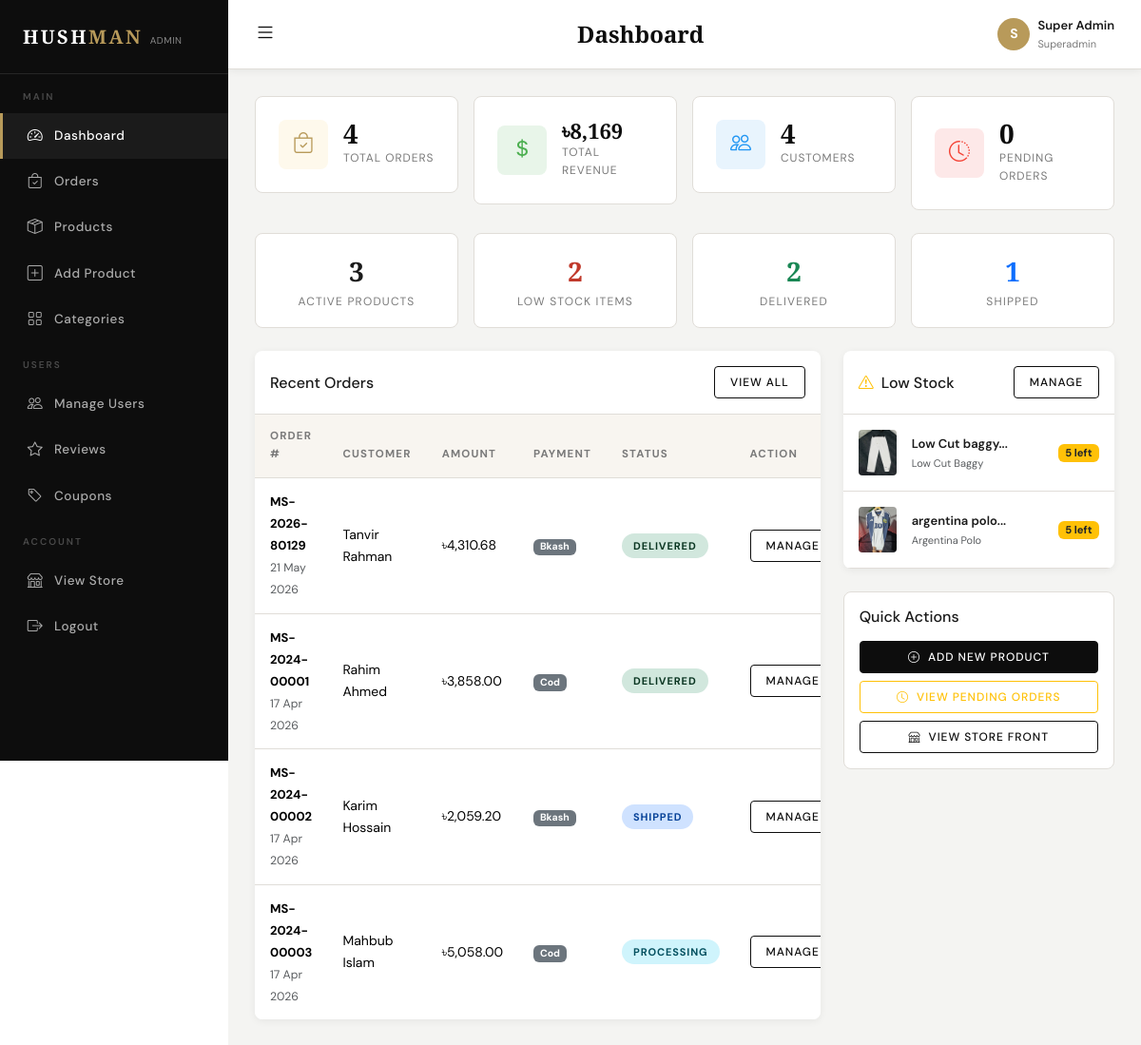
Screenshot of /admin/dashboard.php (signed in) with the database file from the repository.
### tables this page shows
CREATE TABLE `orders` (
  `id` int(11) NOT NULL,
  `user_id` int(11) NOT NULL,
  `order_number` varchar(50) NOT NULL,
  `full_name` varchar(100) NOT NULL,
  `email` varchar(150) NOT NULL,
  `phone` varchar(20) NOT NULL,
  `address` text NOT NULL,
  `city` varchar(100) NOT NULL,
  `postal_code` varchar(20) DEFAULT NULL,
  `total_amount` decimal(10,2) NOT NULL,
  `discount_amount` decimal(10,2) DEFAULT 0.00,
  `shipping_cost` decimal(10,2) DEFAULT 60.00,
  `final_amount` decimal(10,2) NOT NULL,
  `payment_method` enum('cod','bkash','nagad','card') DEFAULT 'cod',
  `payment_status` enum('pending','paid','failed') DEFAULT 'pending',
  `order_status` enum('pending','processing','shipped','delivered','cancelled') DEFAULT 'pending',
  `notes` text DEFAULT NULL,
  `coupon_code` varchar(50) DEFAULT NULL,
  `created_at` timestamp NOT NULL DEFAULT current_timestamp(),
  `updated_at` timestamp NOT NULL DEFAULT current_timestamp() ON UPDATE current_timestamp()
);

CREATE TABLE `users` (
  `id` int(11) NOT NULL,
  `name` varchar(100) NOT NULL,
  `email` varchar(150) NOT NULL,
  `password` varchar(255) NOT NULL,
  `phone` varchar(20) DEFAULT NULL,
  `address` text DEFAULT NULL,
  `city` varchar(100) DEFAULT NULL,
  `country` varchar(100) DEFAULT 'Bangladesh',
  `profile_image` varchar(255) DEFAULT 'default-user.png',
  `is_active` tinyint(1) DEFAULT 1,
  `created_at` timestamp NOT NULL DEFAULT current_timestamp(),
  `updated_at` timestamp NOT NULL DEFAULT current_timestamp() ON UPDATE current_timestamp()
);

CREATE TABLE `products` (
  `id` int(11) NOT NULL,
  `category_id` int(11) NOT NULL,
  `name` varchar(200) NOT NULL,
  `slug` varchar(200) NOT NULL,
  `description` text DEFAULT NULL,
  `price` decimal(10,2) NOT NULL,
  `discount_percent` decimal(5,2) DEFAULT 0.00,
  `stock` int(11) DEFAULT 0,
  `sizes` varchar(200) DEFAULT 'S,M,L,XL,XXL',
  `colors` varchar(200) DEFAULT NULL,
  `image` varchar(255) DEFAULT NULL,
  `image2` varchar(255) DEFAULT NULL,
  `image3` varchar(255) DEFAULT NULL,
  `is_featured` tinyint(1) DEFAULT 0,
  `is_active` tinyint(1) DEFAULT 1,
  `created_at` timestamp NOT NULL DEFAULT current_timestamp(),
  `updated_at` timestamp NOT NULL DEFAULT current_timestamp() ON UPDATE current_timestamp()
);

CREATE TABLE `categories` (
  `id` int(11) NOT NULL,
  `name` varchar(100) NOT NULL,
  `slug` varchar(100) NOT NULL,
  `description` text DEFAULT NULL,
  `image` varchar(255) DEFAULT NULL,
  `is_active` tinyint(1) DEFAULT 1,
  `created_at` timestamp NOT NULL DEFAULT current_timestamp()
);

### includes/functions.php (called while the page is built, shortened)
<?php
function formatPrice($price) {
    return CURRENCY . number_format($price, 2);
}
function getAdminStats() {
    $db = getDB();
    $stats = [];
    $stats['total_orders']   = $db->query("SELECT COUNT(*) FROM orders")->fetchColumn();
    $stats['total_users']    = $db->query("SELECT COUNT(*) FROM users")->fetchColumn();
    $stats['total_products'] = $db->query("SELECT COUNT(*) FROM products WHERE is_active = 1")->fetchColumn();
    $stats['total_revenue']  = $db->query("SELECT COALESCE(SUM(final_amount),0) FROM orders WHERE order_status = 'delivered'")->fetchColumn();
    $stats['pending_orders'] = $db->query("SELECT COUNT(*) FROM orders WHERE order_status = 'pending'")->fetchColumn();
    $stats['low_stock']      = $db->query("SELECT COUNT(*) FROM products WHERE stock <= 5 AND is_active = 1")->fetchColumn();
    return $stats;
}
?>

### admin/dashboard.php (the view, shortened to what this page needs)
<?php
require_once __DIR__ . '/../includes/functions.php';
$stats = getAdminStats();
$db    = getDB();
$recentOrders = $db->query("
    SELECT o.*, u.name as user_name
    FROM orders o JOIN users u ON o.user_id = u.id
    ORDER BY o.created_at DESC LIMIT 8
")->fetchAll();
$lowStock = $db->query("
    SELECT p.*, c.name as category_name FROM products p
    JOIN categories c ON p.category_id = c.id
    WHERE p.stock <= 5 AND p.is_active = 1
    ORDER BY p.stock ASC LIMIT 5
")->fetchAll();
require_once __DIR__ . '/header.php';
?>
<div class="row g-3 mb-4">
    <div class="col-6 col-xl-3">
        <div class="stat-card">
            <div class="stat-icon gold"><i class="bi bi-bag-check"></i></div>
            <div>
                <div class="stat-number"><?= number_format($stats['total_orders']) ?></div>
                <div class="stat-label">Total Orders</div>
            </div>
        </div>
    </div>
    <div class="col-6 col-xl-3">
        <div class="stat-card">
            <div class="stat-icon green"><i class="bi bi-currency-dollar"></i></div>
            <div>
                <div class="stat-number" style="font-size:22px">৳<?= number_format($stats['total_revenue']) ?></div>
                <div class="stat-label">Total Revenue</div>
            </div>
        </div>
    </div>
    <div class="col-6 col-xl-3">
        <div class="stat-card">
            <div class="stat-icon blue"><i class="bi bi-people"></i></div>
            <div>
                <div class="stat-number"><?= number_format($stats['total_users']) ?></div>
                <div class="stat-label">Customers</div>
            </div>
        </div>
    </div>
    <div class="col-6 col-xl-3">
        <div class="stat-card">
            <div class="stat-icon red"><i class="bi bi-clock-history"></i></div>
            <div>
                <div class="stat-number"><?= number_format($stats['pending_orders']) ?></div>
                <div class="stat-label">Pending Orders</div>
            </div>
        </div>
    </div>
</div>
<div class="row g-3 mb-4">
    <div class="col-md-3">
        <div class="card-plain p-3 text-center">
            <div style="font-size:clamp(16px,3.5vw,28px);font-weight:700;font-family:'Cormorant Garamond',serif"><?= $stats['total_products'] ?></div>
            <div style="font-size:12px;color:var(--muted);text-transform:uppercase;letter-spacing:.1em">Active Products</div>
        </div>
    </div>
    <div class="col-md-3">
        <div class="card-plain p-3 text-center">
            <div style="font-size:clamp(16px,3.5vw,28px);font-weight:700;font-family:'Cormorant Garamond',serif;color:var(--danger)"><?= $stats['low_stock'] ?></div>
            <div style="font-size:12px;color:var(--muted);text-transform:uppercase;letter-spacing:.1em">Low Stock Items</div>
        </div>
    </div>
    <div class="col-md-3">
        <div class="card-plain p-3 text-center">
            <div style="font-size:clamp(16px,3.5vw,28px);font-weight:700;font-family:'Cormorant Garamond',serif;color:#198754">
                <?= $db->query("SELECT COUNT(*) FROM orders WHERE order_status='delivered'")->fetchColumn() ?>
            </div>
            <div style="font-size:12px;color:var(--muted);text-transform:uppercase;letter-spacing:.1em">Delivered</div>
        </div>
    </div>
    <div class="col-md-3">
        <div class="card-plain p-3 text-center">
            <div style="font-size:clamp(16px,3.5vw,28px);font-weight:700;font-family:'Cormorant Garamond',serif;color:#0d6efd">
                <?= $db->query("SELECT COUNT(*) FROM orders WHERE order_status='shipped'")->fetchColumn() ?>
            </div>
            <div style="font-size:12px;color:var(--muted);text-transform:uppercase;letter-spacing:.1em">Shipped</div>
        </div>
    </div>
</div>
<div class="row g-4">
    <div class="col-lg-8">
        <div class="admin-table">
            <div class="p-3 d-flex justify-content-between align-items-center" style="border-bottom:1px solid var(--border)">
                <h6 class="mb-0 fw-700">Recent Orders</h6>
                <a href="orders.php" class="btn btn-sm btn-outline-dark">View All</a>
            </div>
            <table class="table table-hover mb-0">
                <thead>
                    <tr>
                        <th>Order #</th>
                        <th>Customer</th>
                        <th>Amount</th>
                        <th>Payment</th>
                        <th>Status</th>
                        <th>Action</th>
                    </tr>
                </thead>
                <tbody>
                    <?php if(empty($recentOrders)): ?>
                    <tr><td colspan="6" class="text-center text-muted py-4">No orders yet</td></tr>
                    <?php else: ?>
                    <?php foreach($recentOrders as $order): ?>
                    <tr>
                        <td><strong style="font-size:13px"><?= htmlspecialchars($order['order_number']) ?></strong><br><small class="text-muted"><?= date('d M Y', strtotime($order['created_at'])) ?></small></td>
                        <td><?= htmlspecialchars($order['user_name']) ?></td>
                        <td class="fw-700"><?= formatPrice($order['final_amount']) ?></td>
                        <td class="text-capitalize"><span class="badge bg-secondary"><?= $order['payment_method'] ?></span></td>
                        <td><span class="status-badge status-<?= $order['order_status'] ?>"><?= ucfirst($order['order_status']) ?></span></td>
                        <td><a href="orders.php?id=<?= $order['id'] ?>" class="btn btn-sm btn-outline-dark">Manage</a></td>
                    </tr>
                    <?php endforeach; ?>
                    <?php endif; ?>
                </tbody>
            </table>
        </div>
    </div>
    <div class="col-lg-4">
        <div class="admin-table">
            <div class="p-3 d-flex justify-content-between align-items-center" style="border-bottom:1px solid var(--border)">
                <h6 class="mb-0 fw-700"><i class="bi bi-exclamation-triangle text-warning me-2"></i>Low Stock</h6>
                <a href="products.php" class="btn btn-sm btn-outline-dark">Manage</a>
            </div>
            <?php if(empty($lowStock)): ?>
            <div class="p-4 text-center text-muted">All products well stocked!</div>
            <?php else: ?>
            <?php foreach($lowStock as $p): ?>
            <div class="d-flex align-items-center gap-3 p-3" style="border-bottom:1px solid var(--border)">
                <div style="width:40px;height:48px;border-radius:4px;overflow:hidden;flex-shrink:0;background:var(--ivory)">
                    <img src="<?= SITE_URL ?>/assets/images/products/<?= htmlspecialchars($p['image']) ?>" style="width:100%;height:100%;object-fit:cover" onerror="this.src='<?= SITE_URL ?>/assets/images/placeholder.jpg'">
                </div>
                <div class="flex-grow-1">
                    <div style="font-size:13px;font-weight:600"><?= htmlspecialchars(substr($p['name'],0,28)) ?>...</div>
                    <div class="text-muted" style="font-size:11px"><?= htmlspecialchars($p['category_name']) ?></div>
                </div>
                <span class="badge <?= $p['stock'] == 0 ? 'bg-danger' : 'bg-warning text-dark' ?>">
                    <?= $p['stock'] == 0 ? 'Out' : $p['stock'].' left' ?>
                </span>
            </div>
            <?php endforeach; ?>
            <?php endif; ?>
        </div>
        <div class="card-plain p-3 mt-4">
            <h6 class="fw-700 mb-3">Quick Actions</h6>
            <div class="d-grid gap-2">
                <a href="add-product.php" class="btn btn-primary btn-sm"><i class="bi bi-plus-circle me-2"></i>Add New Product</a>
                <a href="orders.php?status=pending" class="btn btn-outline-warning btn-sm"><i class="bi bi-clock me-2"></i>View Pending Orders</a>
                <a href="<?= SITE_URL ?>" target="_blank" class="btn btn-outline-dark btn-sm"><i class="bi bi-shop me-2"></i>View Store Front</a>
            </div>
        </div>
    </div>
</div>
<?php require_once __DIR__ . '/footer.php'; ?>

### assets/css/style.css (style rules this page uses)
:root { --black: #0d0d0d; --dark: #1a1a1a; --mid: #3a3a3a; --muted: #7a7a7a; --border: #e0ddd8; --ivory: #f8f5f0; --cream: #fdf9f4; --white: #ffffff; --gold: #b89a5a; --gold-light: #d4b87a; --danger: #c0392b; --ff-display: 'Cormorant Garamond', Georgia, serif; --ff-body: 'DM Sans', system-ui, sans-serif; --shadow-sm: 0 2px 8px rgba(0,0,0,0.06); --shadow: 0 4px 20px rgba(0,0,0,0.10); --shadow-lg: 0 8px 40px rgba(0,0,0,0.14); --radius: 4px; --radius-lg: 8px; --transition: 0.25s ease; }
*, *::before, *::after { box-sizing: border-box; }
html { scroll-behavior: smooth; }
body { font-family: var(--ff-body); font-size: 15px; color: var(--dark); background: var(--white); line-height: 1.65; }
a { color: inherit; text-decoration: none; transition: color var(--transition); }
img { max-width: 100%; height: auto; }
.btn { font-family: var(--ff-body); font-weight: 500; font-size: 13px; letter-spacing: 0.08em; text-transform: uppercase; border-radius: var(--radius); padding: 10px 24px; transition: all var(--transition); }
.btn-primary { background: var(--black); border-color: var(--black); color: var(--white); }
.btn-outline-dark { border: 1.5px solid var(--black); color: var(--black); }
.btn-sm { padding: 7px 16px; font-size: 12px; }
.status-badge { display: inline-block; padding: 4px 12px; border-radius: 50px; font-size: 11px; font-weight: 700; letter-spacing: 0.08em; text-transform: uppercase; }
.status-processing { background: #cff4fc; color: #055160; }
.status-shipped { background: #cfe2ff; color: #084298; }
.status-delivered { background: #d1e7dd; color: #0a3622; }
.stat-card { background: var(--white); border-radius: var(--radius-lg); padding: 24px; border: 1px solid var(--border); display: flex; align-items: center; gap: 16px; transition: transform var(--transition), box-shadow var(--transition); }
.stat-icon { width: 52px; height: 52px; border-radius: var(--radius-lg); display: flex; align-items: center; justify-content: center; font-size: 22px; flex-shrink: 0; }
.stat-icon.gold { background: #fef9ec; color: var(--gold); }
.stat-icon.blue { background: #e8f4fd; color: #2196f3; }
.stat-icon.green { background: #e8f5e9; color: #4caf50; }
.stat-icon.red { background: #fde8e8; color: #f44336; }
.stat-number { font-family: var(--ff-display); font-size: 28px; font-weight: 700; line-height: 1; color: var(--black); }
.stat-label { font-size: 12px; color: var(--muted); margin-top: 3px; text-transform: uppercase; letter-spacing: 0.08em; }
.admin-table { background: var(--white); border-radius: var(--radius-lg); overflow: hidden; box-shadow: var(--shadow-sm); }
.admin-table table { margin: 0; }
.admin-table thead th { background: var(--ivory); font-size: 11.5px; font-weight: 700; letter-spacing: 0.1em; text-transform: uppercase; color: var(--muted); border-bottom: 1px solid var(--border); padding: 14px 16px; }
.admin-table tbody td { padding: 13px 16px; vertical-align: middle; font-size: 14px; border-bottom: 1px solid var(--border); }
.admin-table tbody tr:last-child td { border-bottom: none; }
.card-plain { background: var(--white); border: 1px solid var(--border); border-radius: var(--radius-lg); }

### rows the page displays
orders: order_number "MS-2026-80129", created_at "21 May 2026", user.name "Tanvir Rahman", final_amount "৳4,310.68", payment_method "Bkash", order_status "DELIVERED"
orders: order_number "MS-2024-00001", created_at "17 Apr 2026", user.name "Rahim Ahmed", final_amount "৳3,858.00", payment_method "Cod", order_status "DELIVERED"
orders: order_number "MS-2024-00002", created_at "17 Apr 2026", user.name "Karim Hossain", final_amount "৳2,059.20", payment_method "Bkash", order_status "SHIPPED"
orders: order_number "MS-2024-00003", created_at "17 Apr 2026", user.name "Mahbub Islam", final_amount "৳5,058.00", payment_method "Cod", order_status "PROCESSING"
products: image (picture), name "Low Cut baggy", category.name "Low Cut Baggy", stock "5"
products: image (picture), name "argentina polo", category.name "Argentina Polo", stock "5"

### other values shown
$adminTitle "Dashboard"
substr($_SESSION['admin_name'] ?? 'A', 0, 1) "S"
$_SESSION['admin_name'] "Super Admin"
$_SESSION['admin_role'] "Superadmin"
$stats['total_orders'] "4"
$stats['total_revenue'] "8,169"
$stats['total_users'] "4"
$stats['pending_orders'] "0"
$stats['total_products'] "3"
$stats['low_stock'] "2"
